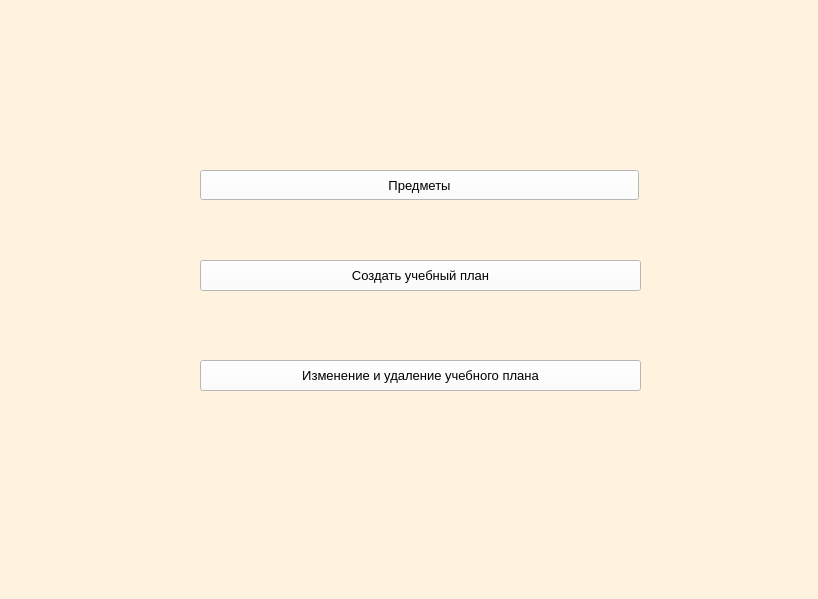
<?xml version="1.0" encoding="UTF-8"?>
<ui version="4.0">
 <class>Form</class>
 <widget class="QWidget" name="Form">
  <property name="geometry">
   <rect>
    <x>0</x>
    <y>0</y>
    <width>818</width>
    <height>599</height>
   </rect>
  </property>
  <property name="sizePolicy">
   <sizepolicy hsizetype="Fixed" vsizetype="Fixed">
    <horstretch>0</horstretch>
    <verstretch>0</verstretch>
   </sizepolicy>
  </property>
  <property name="windowTitle">
   <string>lessons_menu</string>
  </property>
  <property name="styleSheet">
   <string notr="true">background-color: rgb(255, 242, 222);</string>
  </property>
  <widget class="QPushButton" name="push_lesson">
   <property name="geometry">
    <rect>
     <x>200</x>
     <y>170</y>
     <width>439</width>
     <height>30</height>
    </rect>
   </property>
   <property name="font">
    <font>
     <pointsize>10</pointsize>
    </font>
   </property>
   <property name="styleSheet">
    <string notr="true">background-color: rgb(255, 255, 255);</string>
   </property>
   <property name="text">
    <string>Предметы</string>
   </property>
  </widget>
  <widget class="QPushButton" name="create_school_plan">
   <property name="geometry">
    <rect>
     <x>200</x>
     <y>260</y>
     <width>441</width>
     <height>31</height>
    </rect>
   </property>
   <property name="font">
    <font>
     <pointsize>10</pointsize>
    </font>
   </property>
   <property name="styleSheet">
    <string notr="true">background-color: rgb(255, 255, 255);</string>
   </property>
   <property name="text">
    <string>Создать учебный план</string>
   </property>
  </widget>
  <widget class="QPushButton" name="push_change_plan">
   <property name="geometry">
    <rect>
     <x>200</x>
     <y>360</y>
     <width>441</width>
     <height>31</height>
    </rect>
   </property>
   <property name="font">
    <font>
     <pointsize>10</pointsize>
    </font>
   </property>
   <property name="styleSheet">
    <string notr="true">background-color: rgb(255, 255, 255);</string>
   </property>
   <property name="text">
    <string>Изменение и удаление учебного плана</string>
   </property>
  </widget>
  <widget class="QLabel" name="label">
   <property name="geometry">
    <rect>
     <x>570</x>
     <y>420</y>
     <width>221</width>
     <height>161</height>
    </rect>
   </property>
   <property name="text">
    <string/>
   </property>
   <property name="pixmap">
    <pixmap>../pictures/pngwing.com (4).png</pixmap>
   </property>
  </widget>
 </widget>
 <resources/>
 <connections/>
</ui>
